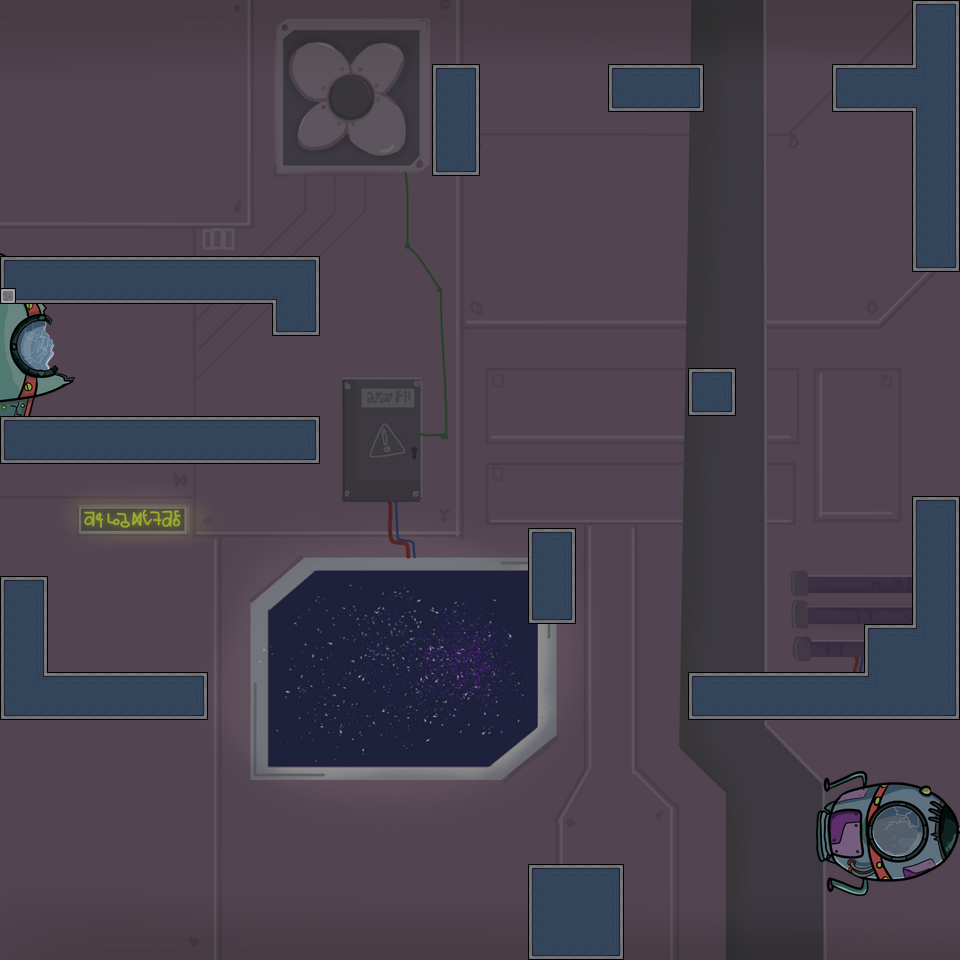

A level layout from a 2D game, rendered from its tile map. Below: a short description, then the map file with tile-grid data replaced by summaries:
An orthogonal 60x60 tile map with 16x16 px tiles, 3 tile layers (Filling tiles, Enviroment, Main Layer), 4 tilesets, 1 image layer and 9 objects (4x GXPEngine.Boundaries, GXPEngine.RadioactiveBox, GXPEngine.Player, GXPEngine.Door, GXPEngine.DoorButton, ...).

<map version="1.8" tiledversion="1.8.4" orientation="orthogonal" renderorder="right-down" width="60" height="60" tilewidth="16" tileheight="16" infinite="0" nextlayerid="6" nextobjectid="10">
 <tileset firstgid="1" name="spaceship" tilewidth="75" tileheight="211" tilecount="1" columns="1">
  <image source="../Backgrounds/spaceship.png" width="75" height="211" />
 </tileset>
 <tileset firstgid="2" name="escapepod3" tilewidth="162" tileheight="125" tilecount="1" columns="1">
  <image source="../Backgrounds/escapepod3.png" width="162" height="125" />
 </tileset>
 <tileset firstgid="3" name="TileSheet16px (1)" tilewidth="16" tileheight="16" tilecount="299" columns="13">
  <image source="TileSets/TileSheet16px (1).png" width="208" height="368" />
 </tileset>
 <tileset firstgid="302" name="DangerousObj" tilewidth="64" tileheight="64" tilecount="1" columns="1">
  <image source="TileSets/DangerousObj.png" width="64" height="64" />
 </tileset>
 <imagelayer id="4" name="Background">
  <image source="../Cubebackground.png" width="960" height="960" />
 </imagelayer>
 <layer id="2" name="Filling tiles" width="60" height="60">
  <data>[3600 cells, 0 non-empty, 0 distinct tile ids]</data>
 </layer>
 <layer id="3" name="Enviroment" width="60" height="60">
  <data>[3600 cells, 2 non-empty, 2 distinct tile ids]</data>
 </layer>
 <layer id="1" name="Main Layer" width="60" height="60">
  <data>[3600 cells, 444 non-empty, 13 distinct tile ids]</data>
 </layer>
 <objectgroup id="5" name="Object Layer 1">
  <object id="1" type="GXPEngine.RadioactiveBox" gid="302" x="268" y="401.333" width="48" height="48" />
  <object id="2" type="GXPEngine.Player" x="98.6667" y="352" width="32" height="48" />
  <object id="3" type="GXPEngine.Door" gid="135" x="789.333" y="961.167" width="16" height="240.333">
   <properties>
    <property name="doorNumber" type="int" value="1" />
   </properties>
  </object>
  <object id="4" type="GXPEngine.Boundaries" x="0.666683" y="2.66667" width="25.3333" height="960" />
  <object id="5" type="GXPEngine.Boundaries" x="934" y="-2.66667" width="25.3333" height="960" />
  <object id="6" type="GXPEngine.Boundaries" x="963.333" y="938.667" width="25.3333" height="960" rotation="90" />
  <object id="7" type="GXPEngine.Boundaries" x="962" y="4" width="25.3333" height="960" rotation="90" />
  <object id="8" type="GXPEngine.DoorButton" gid="51" x="116" y="670.667" width="16" height="16">
   <properties>
    <property name="buttonNumber" type="int" value="1" />
   </properties>
  </object>
  <object id="9" type="GXPEngine.NextLevelPortal" x="819.333" y="750" width="129.333" height="162.667">
   <properties>
    <property name="NextLevelName" value="MainMenu" />
   </properties>
  </object>
 </objectgroup>
</map>
